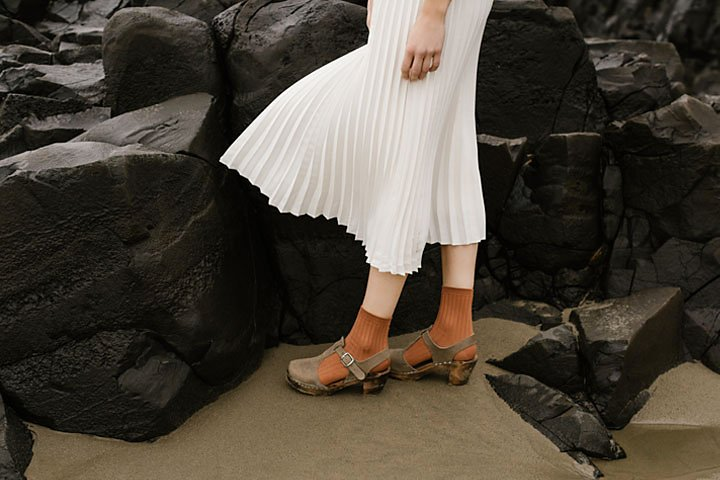
#> input picture assets/highlights_and_shadows.jpg, 720 x 480 px
$ jupyter execute 'task 02.ipynb'
#> lines starting #> are read from the running program, lines starting #| are printed output that depends on the picture
## IN4640 Assignment 1
### Intensity Transformations and Neighborhood Filtering
### Task 02

[cell 1]
import cv2
import numpy as np
import matplotlib.pyplot as plt
import os

[cell 2]
def apply_gamma_lab(image_path, gamma=0.5):
#> called with image_path = 'assets/highlights_and_shadows.jpg', gamma = 0.5
    img = cv2.imread(image_path)
#> img is the input picture: shape (480, 720, 3); mean B, G, R 58.1, 68.6, 75.7
    img_rgb = cv2.cvtColor(img, cv2.COLOR_BGR2RGB)

    lab = cv2.cvtColor(img, cv2.COLOR_BGR2LAB)
#> lab: shape (480, 720, 3); mean of channels 0, 1, 2 71.3, 129.1, 135
    l, a, b = cv2.split(lab)
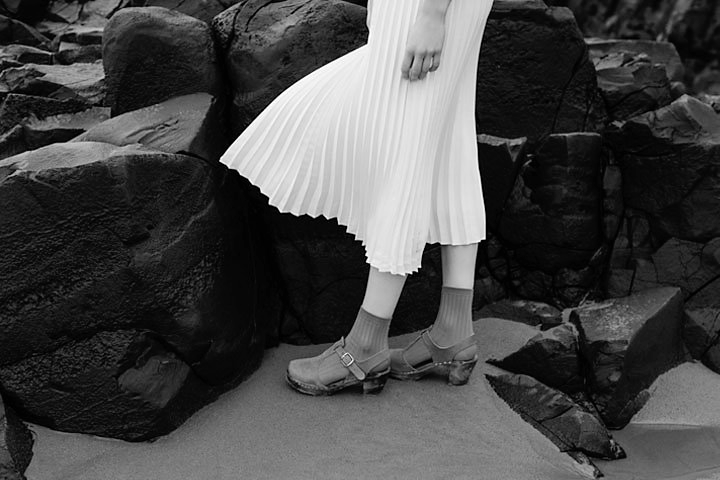
#> l: shape (480, 720); min 0, max 255, mean 71.3
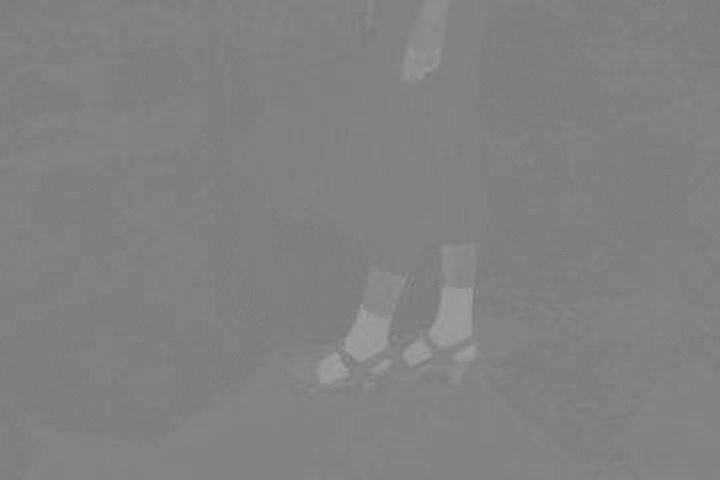
#> a: shape (480, 720); min 119, max 160, mean 129.1

    l_normalized = l / 255.0
    l_corrected = np.power(l_normalized, gamma)
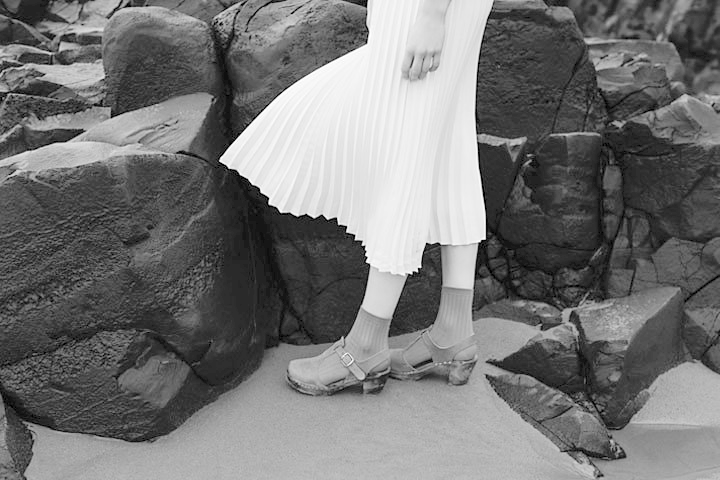
#> l_corrected: shape (480, 720) float64; min 0, max 1, mean 0.462
    l_corrected = np.uint8(l_corrected * 255)

    lab_corrected = cv2.merge((l_corrected, a, b))
#> lab_corrected: shape (480, 720, 3); mean of channels 0, 1, 2 117.3, 129.1, 135
    img_corrected_bgr = cv2.cvtColor(lab_corrected, cv2.COLOR_LAB2BGR)
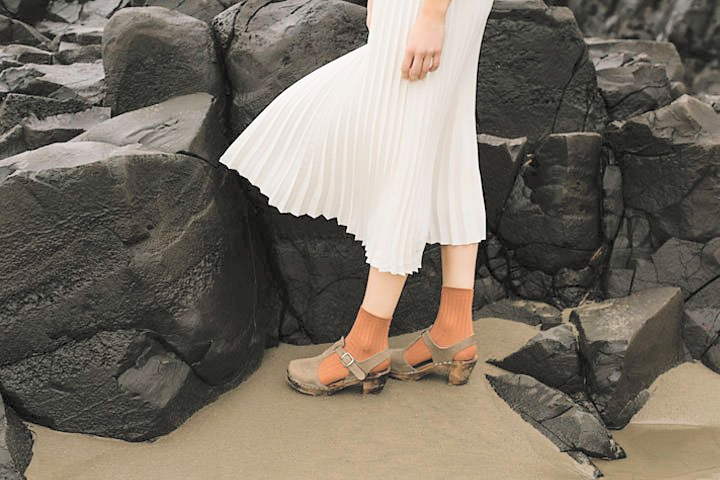
#> img_corrected_bgr: shape (480, 720, 3); mean B, G, R 100.2, 111.1, 118.8
    img_corrected_rgb = cv2.cvtColor(img_corrected_bgr, cv2.COLOR_BGR2RGB)

    return img_rgb, img_corrected_rgb, l, l_corrected

original, corrected, l_orig, l_corr = apply_gamma_lab('assets/highlights_and_shadows.jpg', gamma=0.5)

[cell 3]
def plot_results(original, corrected, l_orig, l_corr):
    plt.figure(figsize=(12, 8))

    plt.subplot(2, 2, 1)
    plt.title("Original Image")
    plt.imshow(original)
    plt.axis('off')

    plt.subplot(2, 2, 2)
    plt.title(f"Corrected Image ($\gamma=0.5$)")
    plt.imshow(corrected)
    plt.axis('off')

    plt.subplot(2, 2, 3)
    plt.title("Original L-Plane Histogram")
    plt.hist(l_orig.ravel(), 256, [0, 256], color='gray')

    plt.subplot(2, 2, 4)
    plt.title("Corrected L-Plane Histogram")
    plt.hist(l_corr.ravel(), 256, [0, 256], color='blue')

    plt.tight_layout()
    plt.show()
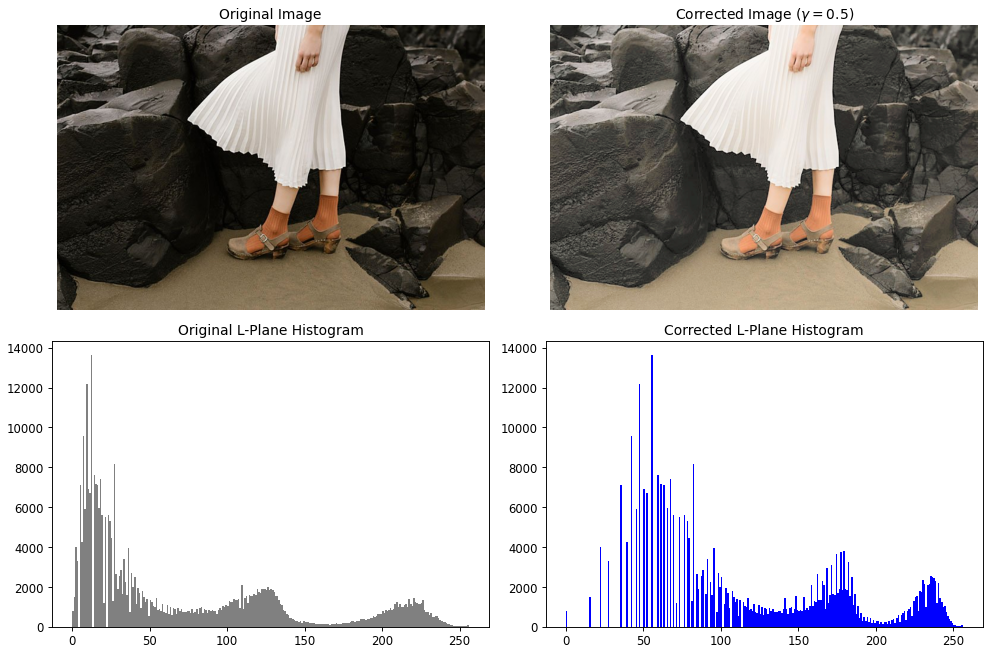
#> figure drawn by matplotlib, 4 panels; panel 3: tallest bar 13634 high, from x = 12 to 13; panel 4: tallest bar 13634 high, from x = 55 to 56

plot_results(original, corrected, l_orig, l_corr)

$ run again, with assets/emma_salt_pepper.jpg copied over assets/highlights_and_shadows.jpg
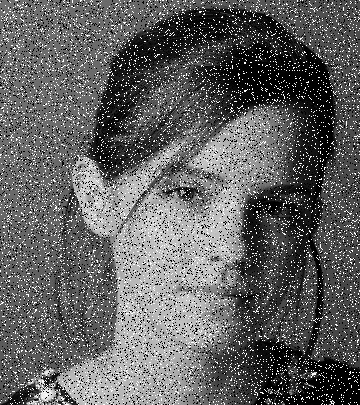
#> input picture assets/emma_salt_pepper.jpg, 360 x 405 px
#> in apply_gamma_lab, img is the input picture: shape (405, 360, 3); min 0, max 255, mean 97.6
#> lab: shape (405, 360, 3); mean of channels 0, 1, 2 101.8, 128, 128
#> a: shape (405, 360); every value is 128
#> in apply_gamma_lab, `l_corrected = np.power(l_normalized, gamma)`:
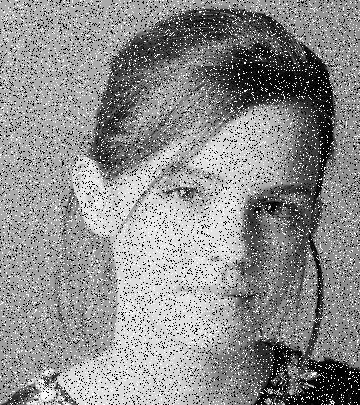
#> l_corrected: shape (405, 360) float64; min 0, max 1, mean 0.559
#> lab_corrected: shape (405, 360, 3); mean of channels 0, 1, 2 142.1, 128, 128
#> in plot_results, `plt.show()`:
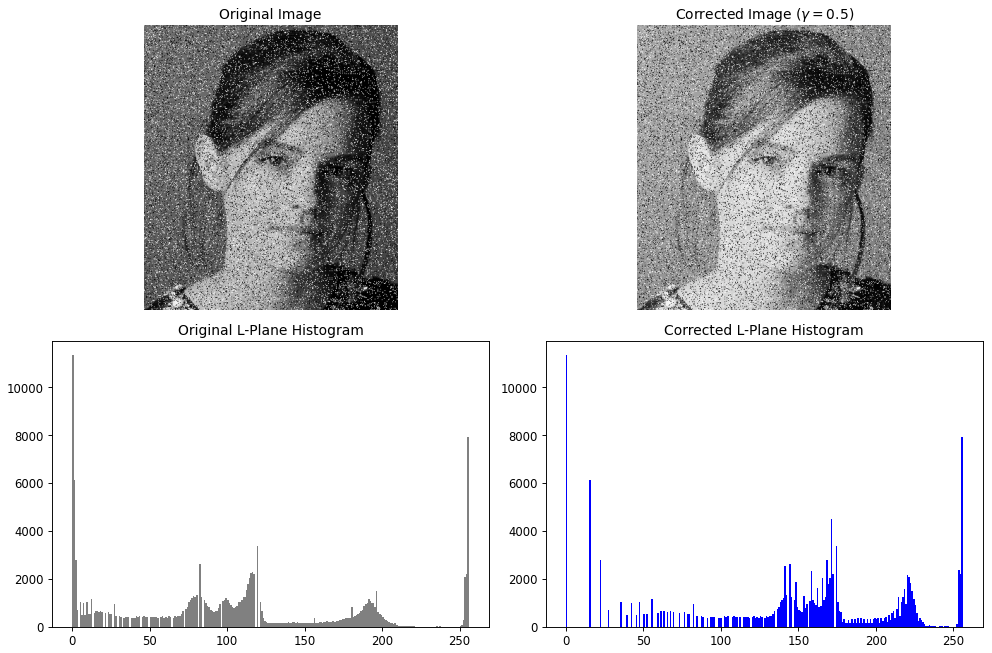
#> figure drawn by matplotlib, 4 panels; panel 3: tallest bar 11327 high, from x = 0 to 1; panel 4: tallest bar 11327 high, from x = 0 to 1
